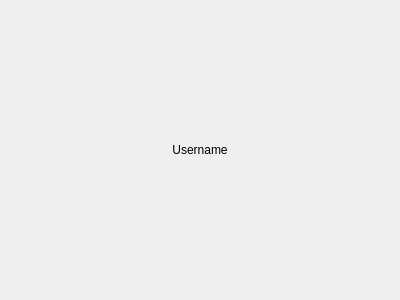
<?xml version="1.0" encoding="UTF-8"?>
<ui version="4.0">
 <class>VideoMemberWidget</class>
 <widget class="QWidget" name="VideoMemberWidget">
  <property name="geometry">
   <rect>
    <x>0</x>
    <y>0</y>
    <width>400</width>
    <height>300</height>
   </rect>
  </property>
  <property name="windowTitle">
   <string>Form</string>
  </property>
  <layout class="QVBoxLayout" name="verticalLayout_2">
   <item>
    <layout class="QVBoxLayout" name="verticalLayout">
     <item>
      <widget class="QLabel" name="usernameLabel">
       <property name="text">
        <string>Username</string>
       </property>
       <property name="alignment">
        <set>Qt::AlignCenter</set>
       </property>
      </widget>
     </item>
    </layout>
   </item>
  </layout>
 </widget>
 <resources/>
 <connections/>
</ui>
